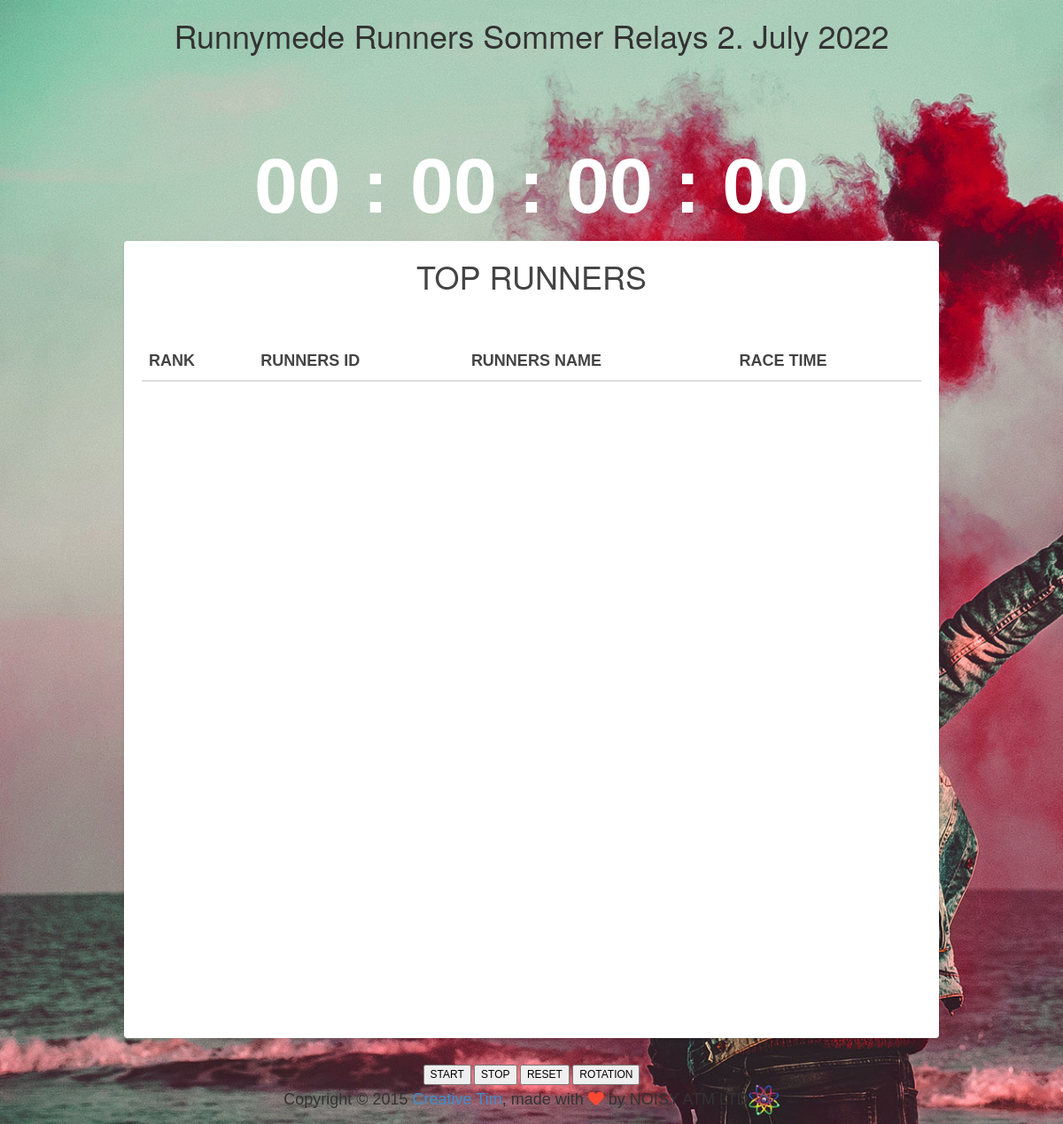
Before: / with the older database file.
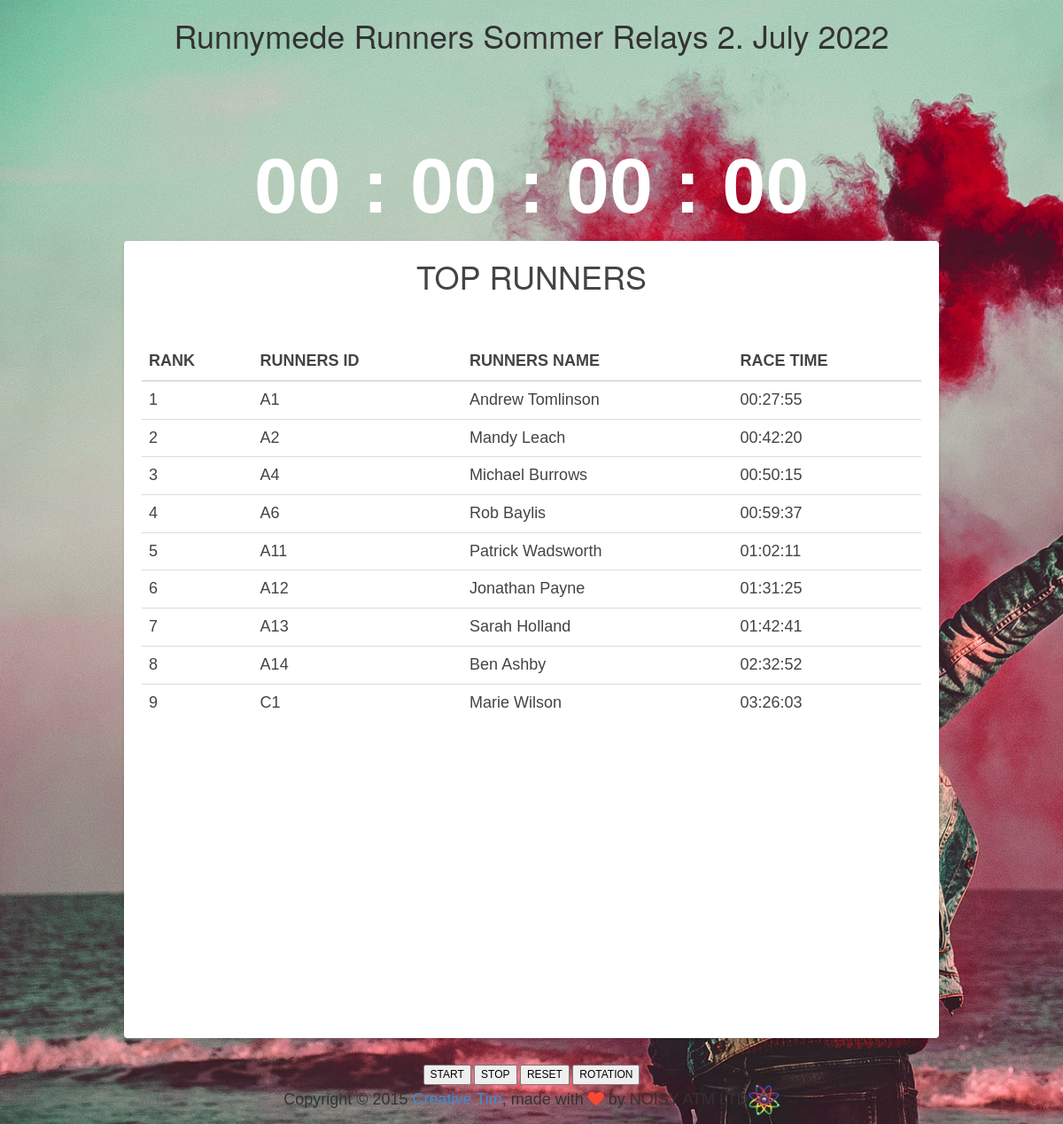
After: the same page with the newer database file.
### teams/models.py (models this page shows, shortened)
class Runner(models.Model):
    GENDER_MALE = 0
    GENDER_FEMALE = 1
    GENDER_CHOICES = [(GENDER_MALE, 'Male'), (GENDER_FEMALE, 'Female')]
    number = models.CharField(max_length=4, unique=True)                        # e.g. A11, F1, C99, B8
    gender = models.IntegerField(choices=GENDER_CHOICES)
    first_name = models.CharField(max_length=200)
    last_name = models.CharField(max_length=200)
    age = models.PositiveIntegerField(default=1, validators=[MinValueValidator(1), MaxValueValidator(100)])
    email = models.EmailField(max_length=254, blank=True, default='')
    start_time = models.DateTimeField(blank=True, null=True)
    end_time = models.DateTimeField(blank=True, null=True)
    elapsed_time = models.TimeField(blank=True, null=True)
    class Meta:
        ordering = ("number", "last_name")

### teams/views.py (the view)
# urls.py: path('', views.index, name="index"),
def index(request):
    print("Index page called")
    first_teams =Teams.objects.all().filter(elapsed_time__isnull=False).order_by('elapsed_time')
    for team in first_teams:
        print(f"Runner: {team.number} Name: {team.name} Time: {team.elapsed_time}")
        et = str(team.elapsed_time)
        team.elapsed_time = et
        print(f"Team: {team.number} Name: {team.name} Time: {team.elapsed_time}")
    first_runners = Runner.objects.all().filter(elapsed_time__isnull=False).order_by('elapsed_time')
    for runner in first_runners:
        print(f"Runner: {runner.number} Name: {runner.last_name} Time: {runner.elapsed_time}")
        et = str(runner.elapsed_time)
        runner.elapsed_time = et
        print(f"Runner: {runner.number} Name: {runner.last_name} Time: {runner.elapsed_time}")
    context = {"teams": first_teams[:15],
                "runners": first_runners[:15]}
    return render(request, 'index.html', context)

### teams/templates/index.html (shortened to what this page needs)
<!DOCTYPE html>
{% load static %}
<html>
<head>
    <link href=' {% static "teams/css/bootstrap.css" %}' rel="stylesheet" />
    <link href=' {% static "teams/css/pe-icon-7-stroke.css"}' rel="stylesheet" />
    <link href=' {% static "teams/css/rotating-card.css" %} ' rel="stylesheet" />
    <link href="https://netdna.bootstrapcdn.com/font-awesome/4.5.0/css/font-awesome.min.css" rel="stylesheet">
</head>
<body>
<div class="background-image" data-parallax="active" style="background-image: url('{% static "/teams/img/bg0.jpg" %}'");/>
<div class="container">
    <div class="row">
        <h1 class="title">
            Runnymede Runners Sommer Relays 2. July 2022
            </h1>
                <div class="timer">
						  <span class="hour">00</span>
						  <span class="colon">:</span>
						  <span class="minute">00</span>
						  <span class="colon">:</span>
						  <span class="second">00</span>
						  <span class="colon ms-colon">:</span>
						  <span class="millisecond">00</span>
			</div>
		</div>
        <div class="col-sm-10 col-sm-offset-1">
         <div class="col-md-40 col-sm-30">
             <div class="card-container">
                <div class="card">
                    <div class="front">
                        <div class="cover">
                            <h1 class="title">TOP RUNNERS</h1>
                        </div>
                        <div class="content">
                            <div class="main">
								<table id="fresh-table" class="table">
								<thead>
								<th data-field="position_runner">RANK</th>
								<th data-field="runners_id" data-sortable="true">RUNNERS ID</th>
								<th data-field="runners_name" data-sortable="true">RUNNERS NAME</th>
								<th data-field="time">RACE TIME</th>
								</thead>
								<tbody>
									{% for runner in runners%}
									<tr>
									<td>{{ forloop.counter }}</td>
									<td>{{runner.number}}</td>
									<td>{{runner.first_name}} {{runner.last_name}}</td>
									<td>{{runner.elapsed_time}}</td>
									</tr>
									{% endfor %}
								</tbody>
								</table>
                            </div>
                        </div>
                    </div>
                    <div class="back">
                        <div class="title">
                            <h1 class="tiltle">TOP TEAMS</h1>
                        </div>
                        <div class="content">
                            <div class="main">
								<div class="fresh-table full-color-blue">
								<table id="fresh-table" class="table">
								<thead>
								<th data-field="position_team">RANK</th>
								<th data-field="team_name" data-sortable="true">TEAM NUMBER</th>
								<th data-field="team_name" data-sortable="true">TEAM NAME</th>
								<th data-field="total_time_team" data-sortable="true">TEAM RACE TIME</th>
								</thead>
								<tbody>
									{% for team in teams%}
									<tr>
									<td>{{ forloop.counter }}</td>
									<td>{{team.number}}</td>
									<td>{{team.name}}</td>
									<td>{{team.elapsed_time}}</td>
									</tr>
									{% endfor %}
								</tbody>
								</table>
                            </div>
                            </div>
                        </div>
                    </div>
                </div>
            </div>
        </div>
			<div class="button">
						  <button class="start">START</button>
						  <button class="stop">STOP</button>
						  <button class="reset">RESET</button>
						  <button class="btn1" onclick="RotationCard()">ROTATION</button>
			</div>
    <p class="text-center">Copyright &copy; 2015 <a href="https://creative-tim.com">Creative Tim</a>, made with <i class="fa fa-heart ct-heart"></i> by NOISY ATM LTD<img src='{% static "teams/img/na_icon.png" %}'/></p>
   </div>
   </div>
</body>
</html>

Changed rows visible on the page:
now on this page (row edited): Runner: number "A1", first_name "Andrew", last_name "Tomlinson", elapsed_time "00:27:55"
now on this page (row edited): Runner: number "A2", first_name "Mandy", last_name "Leach", elapsed_time "00:42:20"
now on this page (row edited): Runner: number "A4", first_name "Michael", last_name "Burrows", elapsed_time "00:50:15"
now on this page (row edited): Runner: number "A6", first_name "Rob", last_name "Baylis", elapsed_time "00:59:37"
now on this page (row edited): Runner: number "A11", first_name "Patrick", last_name "Wadsworth", elapsed_time "01:02:11"
now on this page (row edited): Runner: number "A12", first_name "Jonathan", last_name "Payne", elapsed_time "01:31:25"
now on this page (row edited): Runner: number "A13", first_name "Sarah", last_name "Holland", elapsed_time "01:42:41"
now on this page (row edited): Runner: number "A14", first_name "Ben", last_name "Ashby", elapsed_time "02:32:52"
now on this page (row edited): Runner: number "C1", first_name "Marie", last_name "Wilson", elapsed_time "03:26:03"
